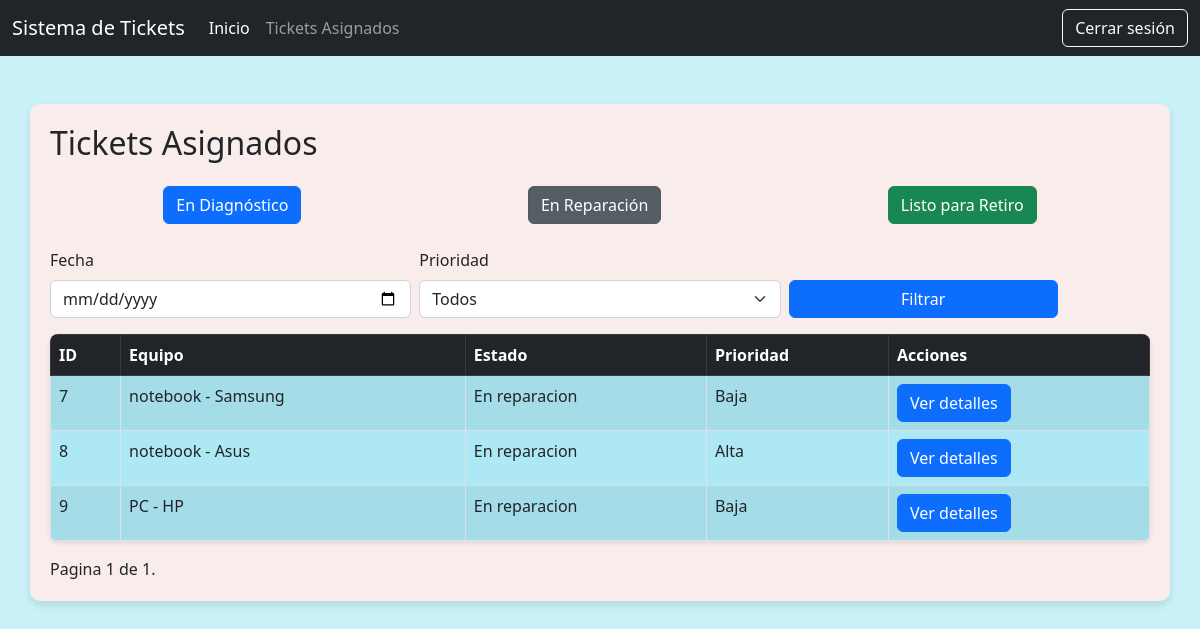
Screenshot of /tickets/tecnico/tickets_asignados/?estado=reparacion (signed in) with the database file from the repository.
### tickets/models.py (models this page shows, shortened)
class Ticket(models.Model):
    status_ticket = (
        ('pendiente', 'Pendiente'),
        ('diagnostico', 'En diagnostico'),
        ('reparacion', 'En reparacion'),
        ('listo', 'Listo para Retiro')
    )
    equipo = models.ForeignKey(Equipo, on_delete=models.CASCADE, related_name='ticket')
    vendedor = models.ForeignKey(User, on_delete=models.SET_NULL, null=True, blank=True, related_name='tickets_vendidos')
    tecnico = models.ForeignKey(User, on_delete=models.SET_NULL, null=True, blank=True, related_name='tickets_asignados')
    estado = models.CharField(max_length=20, choices=status_ticket, default='pendiente')
    descripcion_reparacion = models.TextField(null=True, blank=True)
    fecha_creacion = models.DateTimeField(auto_now_add=True)
    fecha_actualizacion = models.DateTimeField(auto_now=True)
    prioridad = models.BooleanField(default=False)

class Equipo(models.Model):
    tipo_equipo = (
        ('notebook', 'Notebook'),
        ('PC', 'PC de escritorio'),
        ('impresora', 'Impresora'),
    )
    folio = models.CharField(max_length=20, unique=True, blank=True, null=True)
    tipo = models.CharField(max_length=20, choices=tipo_equipo)
    marca = models.CharField(max_length=50)
    observaciones = models.TextField(null=True, blank=True)
    incluye_cargador = models.BooleanField(default=False)
    creado_por = models.ForeignKey(User, on_delete=models.SET_NULL, null=True, related_name='equipos_creados')
    fecha_creacion = models.DateTimeField(auto_now_add=True)
    def __str__(self):
        return f"{self.tipo} - {self.marca}"

### tickets/views.py (the view)
# urls.py: path('tecnico/tickets_asignados/', TicketsAsignadosListView.as_view(), name='tickets_asignados'),
@method_decorator(login_required, name='dispatch')
class TicketsAsignadosListView(LoginRequiredMixin, ListView):
    model = Ticket
    template_name = 'tickets/tecnico_tickets.html'
    context_object_name = 'tickets'
    paginate_by = 10
    def get_queryset(self):
        queryset = Ticket.objects.filter(tecnico=self.request.user)
        estado = self.request.GET.get('estado', 'diagnostico')  # Estado por defecto: 'diagnostico'
        queryset = queryset.filter(estado=estado)
        fecha = self.request.GET.get('fecha')
        prioridad = self.request.GET.get('prioridad')
        if fecha:
            aware_date = make_aware(datetime.strptime(fecha, "%Y-%m-%d"))
            queryset = queryset.filter(fecha_creacion__date=aware_date)
        if prioridad == '1':  # Con prioridad
            queryset = queryset.filter(prioridad=True)
        elif prioridad == '0':  # Sin prioridad
            queryset = queryset.filter(prioridad=False)
        return queryset
    def get_context_data(self, **kwargs):
        context = super().get_context_data(**kwargs)
        context['estado_actual'] = self.request.GET.get('estado', 'diagnostico')
        context['prioridad_actual'] = self.request.GET.get('prioridad', '')
        return context

### tickets/templates/tickets/tecnico_tickets.html (shortened to what this page needs)
{% extends "core/base.html" %}
{% block content %}
<div class="container mt-5">
    <h2 class='mb-4'>Tickets Asignados</h2>
    <div class="d-flex justify-content-around mb-4" role="group" aria-label="Filtrar por estado">
        <a href="?estado=diagnostico" class="btn btn-primary {% if estado_actual == 'diagnostico' %}active{% endif %}">
            En Diagnóstico
        </a>
        <a href="?estado=reparacion" class="btn btn-secondary {% if estado_actual == 'reparacion' %}active{% endif %}">
            En Reparación
        </a>
        <a href="?estado=listo" class="btn btn-success {% if estado_actual == 'listo' %}active{% endif %}">
            Listo para Retiro
        </a>
    </div>
    <form method="get" class="mb-3">
        <div class="row g-2">
            <div class="col-md-4">
                <label for="fecha" class="form-label">Fecha</label>
                <input type="date" name="fecha" id="fecha" class="form-control" value="{{ request.GET.fecha }}">
            </div>
            <div class="col-md-4">
                <label for="prioridad" class="form-label">Prioridad</label>
                <select name="prioridad" id="prioridad" class="form-select">
                    <option value="">Todos</option>
                </select>
            </div>
            <div class="col-md-3 align-self-end">
                <button type="submit" class="btn btn-primary w-100">Filtrar</button>
            </div>
        </div>
    </form>
    <table class="table table-bordered table-striped">
        <thead class="table-dark">
            <tr>
                <th>ID</th>
                <th>Equipo</th>
                <th>Estado</th>
                <th>Prioridad</th>
                <th>Acciones</th>
            </tr>
        </thead>
        <tbody>
            {% for ticket in tickets %}
            <tr>
                <td>{{ ticket.id }}</td>
                <td>{{ ticket.equipo }}</td>
                <td>{{ ticket.get_estado_display }}</td>
                <td>{{ ticket.prioridad|yesno:"Alta,Baja" }}</td>
                <td>
                    <a href="{% url 'tecnico_detail' ticket.id %}" class="btn btn-primary">Ver detalles</a>
                </td>
            </tr>
            {% endfor %}
        </tbody>
    </table>
    <div class="pagination">
        <span class="step-links">
            <span class="current">
                Pagina {{ page_obj.number }} de {{ page_obj.paginator.num_pages }}.
            </span>
        </span>
    </div>
</div>
{% endblock  %}

### core/templates/core/base.html (style rules this page uses)
body { background-color: #caf0f8; }
.container { background-color: #f8edeb; padding: 20px; border-radius: 10px; box-shadow: 0 4px 8px rgba(0, 0, 0, 0.1); }
table { background-color: #ade8f4; box-shadow: 0 2px 5px rgba(0, 0, 0, 0.1); border-radius: 8px; overflow: hidden; }

### rows the page displays
Ticket: id "7", equipo "notebook - Samsung", estado "En reparacion", prioridad "Baja"
Ticket: id "8", equipo "notebook - Asus", estado "En reparacion", prioridad "Alta"
Ticket: id "9", equipo "PC - HP", estado "En reparacion", prioridad "Baja"

### other values shown
{{ page_obj.number }} "1"
{{ page_obj.paginator.num_pages }} "1"
